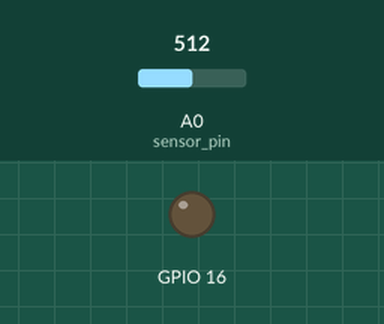
This sketch was run on a simulated ESP8266 (NodeMCU). Parts: output pins drawn as LEDs (lit = HIGH). The inputs (shaded band) are chosen by the test bench; at power-on: A0 (sensor_pin) = 512. WiFi joins after 1.5 s; servers stay silent unless stated; what the sketch prints to the serial monitor is not drawn.

Above: at 0.1 s.
At 1.6 s:
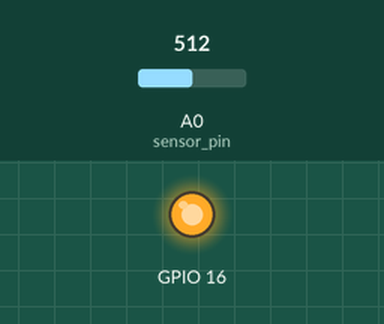
Timing chart, 0 to 3.1 s (numbered marks = the images above):
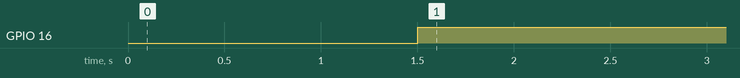

The sketch:

uploadToThinkSpeak.ino
```cpp
#include<ESP8266WiFi.h>

#include<WiFiClient.h>

#include <ThingSpeak.h>

int sensor_pin = A0;

int output_value ;

const char* ssid="reema";

const char* password="123reema";

unsigned long myChannelNumber = 566087;

const char * myWriteAPIKey = "B2EXUMGOFJRXVX2D";

int moisture;

WiFiClient client;

void setup() {

Serial.begin(115200);

Serial.println();

Serial.print("connecting to ");

Serial.println(ssid);

WiFi.begin(ssid, password);

while (WiFi.status() != WL_CONNECTED) {

delay(500);

Serial.print(".");

}

Serial.println("");

Serial.println("WiFi connected");

Serial.println("IP address: ");

Serial.println(WiFi.localIP());

ThingSpeak.begin(client);

pinMode(16,OUTPUT);

}

void loop() {

output_value= analogRead(sensor_pin);

output_value = map(output_value,1023,0,0,100);

if(output_value < 50)

{

digitalWrite(16,HIGH);

delay(100);

}

else{

digitalWrite(16,LOW);

delay(100);

}

ThingSpeak.writeField(myChannelNumber, 1, output_value, myWriteAPIKey); //Write data to channel

delay(15000); ///delay required for thingspeak data to upload.

}
```

Measured:
- by itself, GPIO 16: LOW → HIGH at 1.5 s
